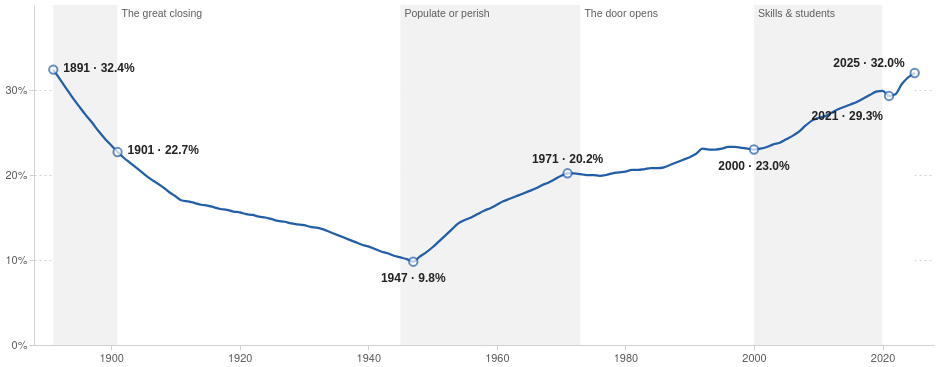

Source (Vega-Lite JSON):
### Vega-Lite specification from a JSON file in a GitHub repository (floating-point values rounded to 4 significant figures; data arrays with more than 128 entries replaced by an {"elided": "..."} marker saying what was removed)
{"$schema": "https://vega.github.io/schema/vega-lite/v5.json", "width": 900, "height": 340, "autosize": {"type": "pad"}, "config": {"background": null, "font": "IBM Plex Sans, Helvetica Neue, Arial, sans-serif", "padding": 4, "view": {"stroke": null}, "axis": {"labelColor": "#5c5c5c", "titleColor": "#5c5c5c", "gridColor": "#d0d0d0", "domainColor": "#d0d0d0", "tickColor": "#d0d0d0", "labelFont": "IBM Plex Sans, Helvetica Neue, Arial, sans-serif", "labelFontSize": 11, "titleFont": "IBM Plex Sans, Helvetica Neue, Arial, sans-serif", "titleFontWeight": 500, "titleFontSize": 11.5}, "legend": {"labelColor": "#5c5c5c", "titleColor": "#222222", "labelFont": "IBM Plex Sans, Helvetica Neue, Arial, sans-serif", "titleFont": "IBM Plex Sans, Helvetica Neue, Arial, sans-serif", "titleFontWeight": 600, "labelFontSize": 12, "titleFontSize": 12, "symbolStrokeColor": "#ffffff"}, "text": {"color": "#222222", "font": "IBM Plex Sans, Helvetica Neue, Arial, sans-serif"}, "tooltipFormat": {"numberFormat": ",.0f"}}, "encoding": {"x": {"field": "year", "type": "quantitative", "scale": {"domain": [1888, 2028], "nice": false}, "axis": {"format": "d", "title": null, "tickCount": 8, "grid": false}}}, "layer": [{"data": {"values": [{"s": 1891, "e": 1901, "n": "Gold-rush legacy", "i": 0}, {"s": 1901, "e": 1945, "n": "The great closing", "i": 1}, {"s": 1945, "e": 1973, "n": "Populate or perish", "i": 2}, {"s": 1973, "e": 2000, "n": "The door opens", "i": 3}, {"s": 2000, "e": 2020, "n": "Skills & students", "i": 4}, {"s": 2020, "e": 2025, "n": "Pause, rebound", "i": 5}]}, "mark": {"type": "rect", "opacity": 1, "clip": true}, "encoding": {"x": {"field": "s", "type": "quantitative"}, "x2": {"field": "e"}, "y": {"value": 0}, "y2": {"value": 340}, "color": {"condition": {"test": "datum.i % 2 == 0", "value": "#f2f2f2"}, "value": "#ffffff"}}}, {"data": {"values": [{"s": 1891, "e": 1901, "n": "Gold-rush legacy", "i": 0}, {"s": 1901, "e": 1945, "n": "The great closing", "i": 1}, {"s": 1945, "e": 1973, "n": "Populate or perish", "i": 2}, {"s": 1973, "e": 2000, "n": "The door opens", "i": 3}, {"s": 2000, "e": 2020, "n": "Skills & students", "i": 4}, {"s": 2020, "e": 2025, "n": "Pause, rebound", "i": 5}]}, "mark": {"type": "text", "align": "left", "baseline": "top", "dx": 4, "dy": 4, "fontSize": 10.5, "font": "IBM Plex Sans Condensed, Arial Narrow, sans-serif", "color": "#5c5c5c", "limit": 120, "clip": true}, "transform": [{"filter": "datum.e - datum.s >= 15"}], "encoding": {"x": {"field": "s", "type": "quantitative"}, "y": {"value": 0}, "text": {"field": "n"}}}, {"data": {"values": {"elided": "135 records"}}, "params": [{"name": "zoom", "select": {"type": "interval", "encodings": ["x"]}, "bind": "scales"}], "mark": {"type": "line", "strokeWidth": 2.25, "color": "#225ea8", "interpolate": "monotone", "clip": true}, "encoding": {"y": {"field": "pct", "type": "quantitative", "scale": {"domain": [0, 36]}, "axis": {"title": null, "values": [0, 10, 20, 30], "labelExpr": "datum.value + '%'", "gridDash": [2, 3]}}}}, {"data": {"values": {"elided": "135 records"}}, "params": [{"name": "hov", "select": {"type": "point", "encodings": ["x"], "nearest": true, "on": "pointerover", "clear": "pointerout"}}], "mark": {"type": "rule", "strokeWidth": 1, "clip": true}, "encoding": {"color": {"value": "#5c5c5c"}, "opacity": {"condition": {"param": "hov", "empty": false, "value": 0.7}, "value": 0}, "tooltip": [{"field": "year", "title": "Year", "format": "d"}, {"field": "pct", "title": "Born overseas (%)", "format": ".1f"}, {"field": "os", "title": "Overseas-born (millions)", "format": ".2f"}]}}, {"data": {"values": [{"year": 1891, "pct": 32.4, "t": "1891 · 32.4%", "pos": "right"}, {"year": 1901, "pct": 22.7, "t": "1901 · 22.7%", "pos": "right"}, {"year": 1947, "pct": 9.8, "t": "1947 · 9.8%", "pos": "below"}, {"year": 1971, "pct": 20.2, "t": "1971 · 20.2%", "pos": "above", "minor": true}, {"year": 2000, "pct": 23, "t": "2000 · 23.0%", "pos": "below", "minor": true}, {"year": 2021, "pct": 29.3, "t": "2021 · 29.3%", "pos": "belowleft", "minor": true}, {"year": 2025, "pct": 32, "t": "2025 · 32.0%", "pos": "left"}]}, "mark": {"type": "point", "filled": true, "size": 70, "strokeWidth": 2, "clip": true}, "encoding": {"y": {"field": "pct", "type": "quantitative"}, "fill": {"value": "#ffffff"}, "stroke": {"value": "#225ea8"}}}, {"data": {"values": [{"year": 1891, "pct": 32.4, "t": "1891 · 32.4%", "pos": "right"}, {"year": 1901, "pct": 22.7, "t": "1901 · 22.7%", "pos": "right"}, {"year": 1947, "pct": 9.8, "t": "1947 · 9.8%", "pos": "below"}, {"year": 1971, "pct": 20.2, "t": "1971 · 20.2%", "pos": "above", "minor": true}, {"year": 2000, "pct": 23, "t": "2000 · 23.0%", "pos": "below", "minor": true}, {"year": 2021, "pct": 29.3, "t": "2021 · 29.3%", "pos": "belowleft", "minor": true}, {"year": 2025, "pct": 32, "t": "2025 · 32.0%", "pos": "left"}]}, "transform": [{"filter": "datum.pos == 'above'"}], "mark": {"type": "text", "dy": -14, "fontSize": 12, "fontWeight": 600, "font": "IBM Plex Sans Condensed, Arial Narrow, sans-serif", "clip": true}, "encoding": {"y": {"field": "pct", "type": "quantitative"}, "text": {"field": "t"}, "color": {"value": "#222222"}}}, {"data": {"values": [{"year": 1891, "pct": 32.4, "t": "1891 · 32.4%", "pos": "right"}, {"year": 1901, "pct": 22.7, "t": "1901 · 22.7%", "pos": "right"}, {"year": 1947, "pct": 9.8, "t": "1947 · 9.8%", "pos": "below"}, {"year": 1971, "pct": 20.2, "t": "1971 · 20.2%", "pos": "above", "minor": true}, {"year": 2000, "pct": 23, "t": "2000 · 23.0%", "pos": "below", "minor": true}, {"year": 2021, "pct": 29.3, "t": "2021 · 29.3%", "pos": "belowleft", "minor": true}, {"year": 2025, "pct": 32, "t": "2025 · 32.0%", "pos": "left"}]}, "transform": [{"filter": "datum.pos == 'right'"}], "mark": {"type": "text", "align": "left", "dx": 10, "dy": -2, "fontSize": 12, "fontWeight": 600, "font": "IBM Plex Sans Condensed, Arial Narrow, sans-serif", "clip": true}, "encoding": {"y": {"field": "pct", "type": "quantitative"}, "text": {"field": "t"}, "color": {"value": "#222222"}}}, {"data": {"values": [{"year": 1891, "pct": 32.4, "t": "1891 · 32.4%", "pos": "right"}, {"year": 1901, "pct": 22.7, "t": "1901 · 22.7%", "pos": "right"}, {"year": 1947, "pct": 9.8, "t": "1947 · 9.8%", "pos": "below"}, {"year": 1971, "pct": 20.2, "t": "1971 · 20.2%", "pos": "above", "minor": true}, {"year": 2000, "pct": 23, "t": "2000 · 23.0%", "pos": "below", "minor": true}, {"year": 2021, "pct": 29.3, "t": "2021 · 29.3%", "pos": "belowleft", "minor": true}, {"year": 2025, "pct": 32, "t": "2025 · 32.0%", "pos": "left"}]}, "transform": [{"filter": "datum.pos == 'left'"}], "mark": {"type": "text", "align": "right", "dx": -10, "dy": -10, "fontSize": 12, "fontWeight": 600, "font": "IBM Plex Sans Condensed, Arial Narrow, sans-serif", "clip": true}, "encoding": {"y": {"field": "pct", "type": "quantitative"}, "text": {"field": "t"}, "color": {"value": "#222222"}}}, {"data": {"values": [{"year": 1891, "pct": 32.4, "t": "1891 · 32.4%", "pos": "right"}, {"year": 1901, "pct": 22.7, "t": "1901 · 22.7%", "pos": "right"}, {"year": 1947, "pct": 9.8, "t": "1947 · 9.8%", "pos": "below"}, {"year": 1971, "pct": 20.2, "t": "1971 · 20.2%", "pos": "above", "minor": true}, {"year": 2000, "pct": 23, "t": "2000 · 23.0%", "pos": "below", "minor": true}, {"year": 2021, "pct": 29.3, "t": "2021 · 29.3%", "pos": "belowleft", "minor": true}, {"year": 2025, "pct": 32, "t": "2025 · 32.0%", "pos": "left"}]}, "transform": [{"filter": "datum.pos == 'belowleft'"}], "mark": {"type": "text", "align": "right", "dx": -6, "dy": 20, "fontSize": 12, "fontWeight": 600, "font": "IBM Plex Sans Condensed, Arial Narrow, sans-serif", "clip": true}, "encoding": {"y": {"field": "pct", "type": "quantitative"}, "text": {"field": "t"}, "color": {"value": "#222222"}}}, {"data": {"values": [{"year": 1891, "pct": 32.4, "t": "1891 · 32.4%", "pos": "right"}, {"year": 1901, "pct": 22.7, "t": "1901 · 22.7%", "pos": "right"}, {"year": 1947, "pct": 9.8, "t": "1947 · 9.8%", "pos": "below"}, {"year": 1971, "pct": 20.2, "t": "1971 · 20.2%", "pos": "above", "minor": true}, {"year": 2000, "pct": 23, "t": "2000 · 23.0%", "pos": "below", "minor": true}, {"year": 2021, "pct": 29.3, "t": "2021 · 29.3%", "pos": "belowleft", "minor": true}, {"year": 2025, "pct": 32, "t": "2025 · 32.0%", "pos": "left"}]}, "transform": [{"filter": "datum.pos == 'below'"}], "mark": {"type": "text", "dy": 16, "fontSize": 12, "fontWeight": 600, "font": "IBM Plex Sans Condensed, Arial Narrow, sans-serif", "clip": true}, "encoding": {"y": {"field": "pct", "type": "quantitative"}, "text": {"field": "t"}, "color": {"value": "#222222"}}}], "background": "#ffffff"}
